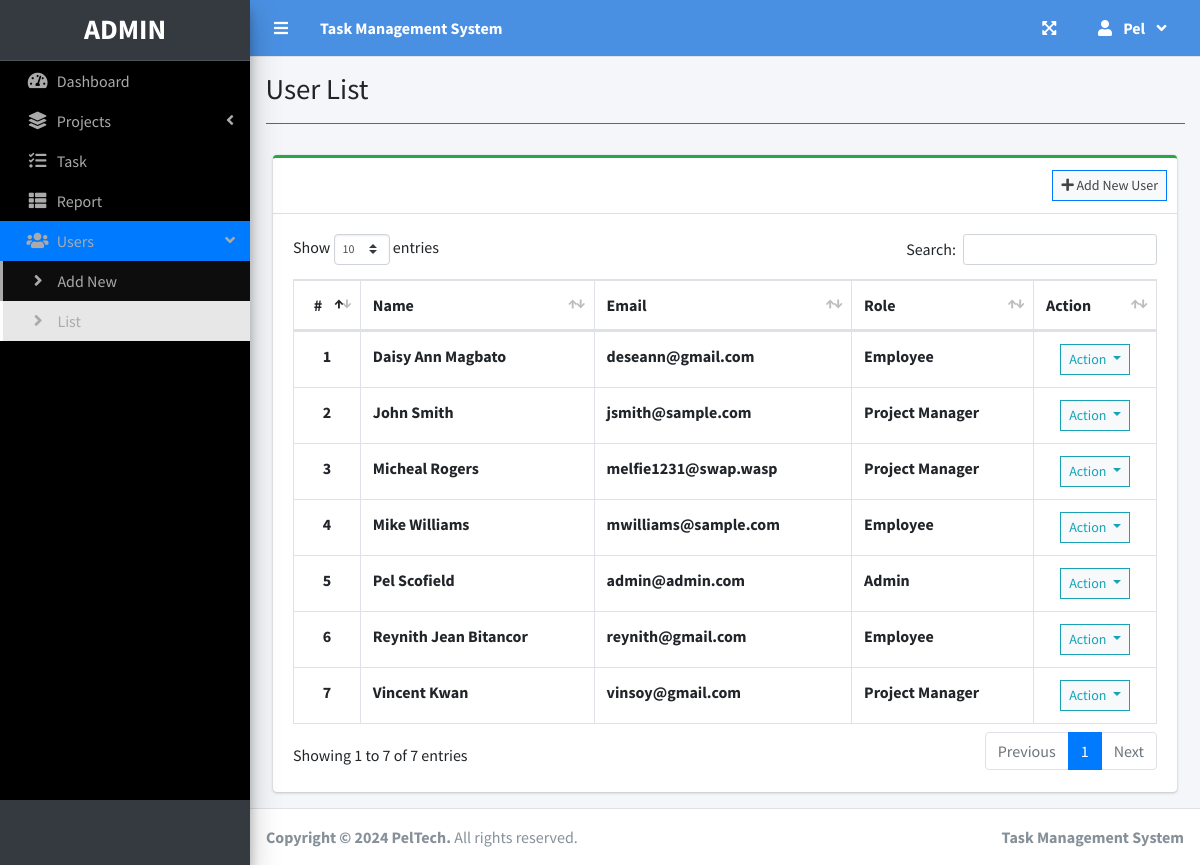
The page /index.php?page=user_list (signed in) on the database its author committed.
### tables this page shows
CREATE TABLE `users` (
  `id` int(30) NOT NULL,
  `firstname` varchar(200) NOT NULL,
  `lastname` varchar(200) NOT NULL,
  `email` varchar(200) NOT NULL,
  `password` text NOT NULL,
  `type` tinyint(1) NOT NULL DEFAULT 2 COMMENT '1 = admin, 2 = staff',
  `avatar` text NOT NULL DEFAULT 'no-image-available.png',
  `date_created` datetime NOT NULL DEFAULT current_timestamp()
);

### user_list.php (the view, shortened to what this page needs)
<?php include'db_connect.php' ?>
<div class="col-lg-12">
	<div class="card card-outline card-success">
		<div class="card-header">
			<div class="card-tools">
				<a class="btn btn-block btn-sm btn-default btn-flat border-primary" href="./index.php?page=new_user"><i class="fa fa-plus"></i> Add New User</a>
			</div>
		</div>
		<div class="card-body">
			<table class="table tabe-hover table-bordered" id="list">
				<thead>
					<tr>
						<th class="text-center">#</th>
						<th>Name</th>
						<th>Email</th>
						<th>Role</th>
						<th>Action</th>
					</tr>
				</thead>
				<tbody>
					<?php
					$i = 1;
					$type = array('',"Admin","Project Manager","Employee");
					$qry = $conn->query("SELECT *,concat(firstname,' ',lastname) as name FROM users order by concat(firstname,' ',lastname) asc");
					while($row= $qry->fetch_assoc()):
					?>
					<tr>
						<th class="text-center"><?php echo $i++ ?></th>
						<td><b><?php echo ucwords($row['name']) ?></b></td>
						<td><b><?php echo $row['email'] ?></b></td>
						<td><b><?php echo $type[$row['type']] ?></b></td>
						<td class="text-center">
							<button type="button" class="btn btn-default btn-sm btn-flat border-info wave-effect text-info dropdown-toggle" data-toggle="dropdown" aria-expanded="true">
		                      Action
		                    </button>
						</td>
					</tr>
				<?php endwhile; ?>
				</tbody>
			</table>
		</div>
	</div>
</div>

### rows shown on the page
users: name "Daisy Ann Magbato", email "deseann@gmail.com", type "Employee"
users: name "John Smith", email "jsmith@sample.com", type "Project Manager"
users: name "Micheal Rogers", email "melfie1231@swap.wasp", type "Project Manager"
users: name "Mike Williams", email "mwilliams@sample.com", type "Employee"
users: name "Pel Scofield", email "admin@admin.com", type "Admin"
users: name "Reynith Jean Bitancor", email "reynith@gmail.com", type "Employee"
users: name "Vincent Kwan", email "vinsoy@gmail.com", type "Project Manager"

### other values the page prints
$_SESSION['system']['name'] "Task Management System"
$_SESSION['login_firstname'] "Pel"
$title "User List"
